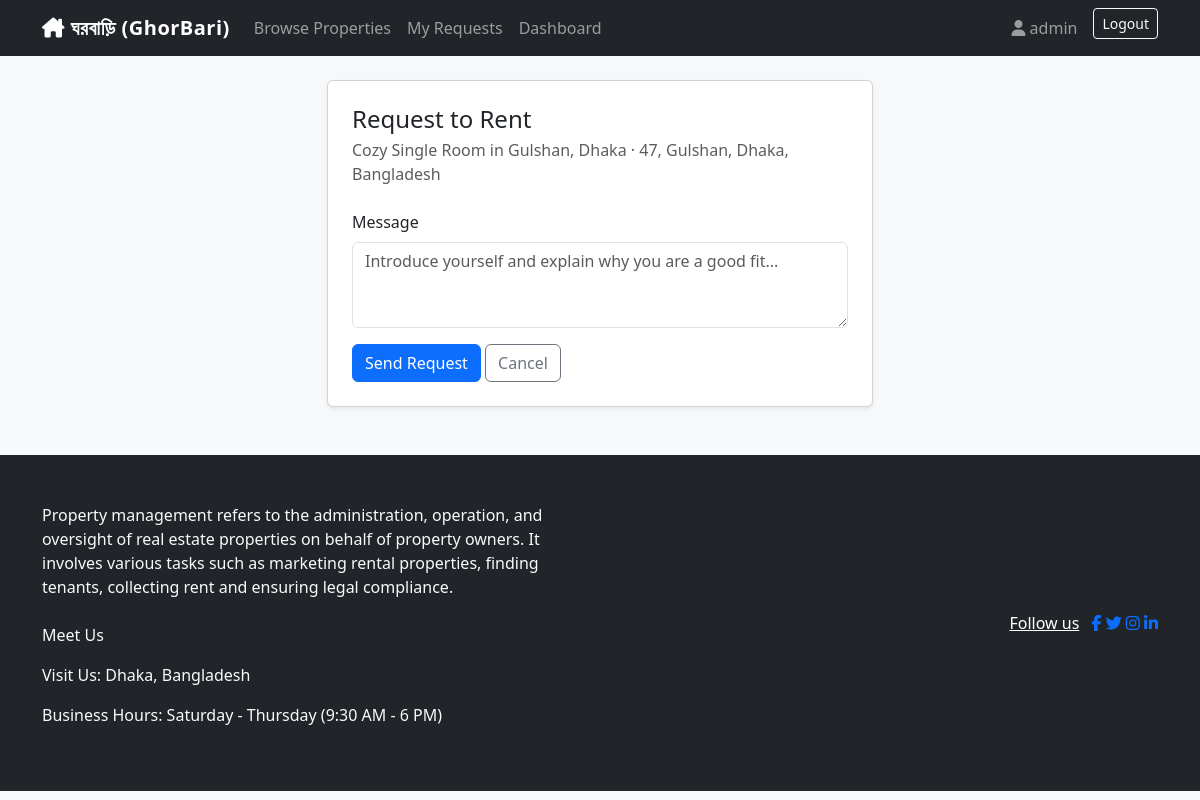
/rentals/request/8/ (signed in), run on the app's committed database.
### accounts/models.py (models this page shows, shortened)
class User(AbstractUser):
    class Role(models.TextChoices):
        OWNER = 'OWNER', 'Property Owner'
        TENANT = 'TENANT', 'Tenant'
    role = models.CharField(max_length=10, choices=Role.choices, default=Role.TENANT)
    phone_number = models.CharField(max_length=20, blank=True)
    address = models.CharField(max_length=255, blank=True)
    profile_picture = models.ImageField(upload_to='profile_pics/', blank=True, null=True)
    @property
    def is_owner(self):
        return self.role == self.Role.OWNER
    @property
    def is_tenant(self):
        return self.role == self.Role.TENANT

### properties/models.py (models this page shows, shortened)
class Property(models.Model):
    class PropertyType(models.TextChoices):
        APARTMENT = 'APARTMENT', 'Apartment'
        HOUSE = 'HOUSE', 'House'
        ROOM = 'ROOM', 'Room'
        OFFICE = 'OFFICE', 'Office'
    owner = models.ForeignKey(
        settings.AUTH_USER_MODEL, on_delete=models.CASCADE, related_name='properties'
    )
    title = models.CharField(max_length=200)
    description = models.TextField()
    property_type = models.CharField(max_length=20, choices=PropertyType.choices)
    location = models.CharField(max_length=255)
    monthly_rent = models.DecimalField(max_digits=10, decimal_places=2)
    bedrooms = models.PositiveIntegerField(default=1)
    bathrooms = models.PositiveIntegerField(default=1)
    image = models.ImageField(upload_to='property_images/', blank=True, null=True)
    is_available = models.BooleanField(default=True)
    created_at = models.DateTimeField(auto_now_add=True)
    updated_at = models.DateTimeField(auto_now=True)
    class Meta:
        ordering = ['-created_at']
        verbose_name_plural = 'Properties'

### rentals/views.py (the view)
# urls.py: path('request/<int:property_id>/', views.send_request, name='send_request'),
@login_required
def send_request(request, property_id):
    property_obj = get_object_or_404(Property, pk=property_id)
    if not request.user.is_tenant:
        messages.error(request, "Only tenants can send rental requests.")
        return redirect('properties:detail', pk=property_id)
    if property_obj.owner_id == request.user.id:
        messages.error(request, "You cannot request your own property.")
        return redirect('properties:detail', pk=property_id)
    if not property_obj.is_available:
        messages.error(request, "This property is not currently available.")
        return redirect('properties:detail', pk=property_id)
    already_pending = RentalRequest.objects.filter(
        property=property_obj, tenant=request.user, status=RentalRequest.Status.PENDING
    ).exists()
    if already_pending:
        messages.warning(request, "You already have a pending request for this property.")
        return redirect('properties:detail', pk=property_id)
    if request.method == 'POST':
        form = RentalRequestForm(request.POST)
        if form.is_valid():
            rental_request = form.save(commit=False)
            rental_request.property = property_obj
            rental_request.tenant = request.user
            rental_request.save()
            send_new_request_email(rental_request)
            messages.success(request, "Your rental request has been sent.")
            return redirect('rentals:my_requests')
    else:
        form = RentalRequestForm()
    return render(request, 'rentals/request_form.html', {'form': form, 'property': property_obj})

### rentals/forms.py
class RentalRequestForm(forms.ModelForm):
    class Meta:
        model = RentalRequest
        fields = ['message']
        widgets = {
            'message': forms.Textarea(attrs={
                'class': 'form-control', 'rows': 3,
                'placeholder': 'Introduce yourself and explain why you are a good fit...'
            }),
        }

### templates/rentals/request_form.html (shortened to what this page needs)
{% extends 'base.html' %}
{% block content %}
<div class="row justify-content-center">
    <div class="col-md-6">
        <div class="card shadow-sm">
            <div class="card-body p-4">
                <h4 class="mb-1">Request to Rent</h4>
                <p class="text-muted mb-4">{{ property.title }} &middot; {{ property.location }}</p>
                <form method="post">
                    {% for field in form %}
                        <div class="mb-3">
                            <label for="{{ field.id_for_label }}" class="form-label">{{ field.label }}</label>
                            {{ field }}
                        </div>
                    {% endfor %}
                    <button type="submit" class="btn btn-primary">Send Request</button>
                    <a href="{% url 'properties:detail' property.pk %}" class="btn btn-outline-secondary">Cancel</a>
                </form>
            </div>
        </div>
    </div>
</div>
{% endblock %}

### templates/base.html (shortened to what this page needs)
{% load static %}
<!DOCTYPE html>
<html lang="en">
<head>
    <link href="https://cdnjs.cloudflare.com/ajax/libs/bootstrap/5.3.3/css/bootstrap.min.css" rel="stylesheet">
    <link href="https://cdnjs.cloudflare.com/ajax/libs/font-awesome/6.5.2/css/all.min.css" rel="stylesheet">
    <link href="{% static 'css/style.css' %}" rel="stylesheet">
</head>
<body>
<nav class="navbar navbar-expand-lg navbar-dark bg-dark">
    <div class="container">
        <a class="navbar-brand fw-bold" href="{% url 'properties:list' %}"><i class="fa-solid fa-house-chimney"></i> ঘরবাড়ি (GhorBari) </a>
        <div class="collapse navbar-collapse" id="navMenu">
            <ul class="navbar-nav me-auto">
                <li class="nav-item"><a class="nav-link" href="{% url 'properties:list' %}">Browse Properties</a></li>
                {% if user.is_authenticated %}
                    {% if user.is_owner %}
                        <li class="nav-item"><a class="nav-link" href="{% url 'properties:create' %}">Add Property</a></li>
                        <li class="nav-item"><a class="nav-link" href="{% url 'properties:mine' %}">My Properties</a></li>
                        <li class="nav-item"><a class="nav-link" href="{% url 'rentals:owner_requests' %}">Rental Requests</a></li>
                    {% else %}
                        <li class="nav-item"><a class="nav-link" href="{% url 'rentals:my_requests' %}">My Requests</a></li>
                    {% endif %}
                    <li class="nav-item"><a class="nav-link" href="{% url 'accounts:dashboard' %}">Dashboard</a></li>
                {% endif %}
            </ul>
            <ul class="navbar-nav">
                {% if user.is_authenticated %}
                    <li class="nav-item"><a class="nav-link" href="{% url 'accounts:profile' %}"><i class="fa-solid fa-user"></i> {{ user.username }}</a></li>
                    <li class="nav-item">
                        <form method="post" action="{% url 'accounts:logout' %}" class="d-inline">
                            <button type="submit" class="btn btn-outline-light btn-sm ms-2">Logout</button>
                        </form>
                    </li>
                {% else %}
                    <li class="nav-item"><a class="nav-link" href="{% url 'accounts:login' %}">Login</a></li>
                    <li class="nav-item"><a class="nav-link" href="{% url 'accounts:register' %}">Register</a></li>
                {% endif %}
            </ul>
        </div>
    </div>
</nav>
<div class="container mt-4">
    {% block content %}{% endblock %}
</div>
<footer class="mt-5 py-4 bg-dark text-light text-center">
    <div class="container white-bdrt1 py-4">
        <div class="row align-items-center">
            <div class="col-md-6">
                <div class="text-center text-lg-start">
                    <p class="copyright-text mb-2 mb-md-0 text-white-light ff-heading">
                        Property management refers to the administration, operation, and oversight
                        of real estate properties on behalf of property owners. It involves various
                        tasks such as marketing rental properties, finding tenants, collecting rent
                        and ensuring legal compliance.</p>
                        <br>
                        <p>Meet Us</p>
                        <p>Visit Us:
                        Dhaka, Bangladesh
                        </p>
                        <p>Business Hours:
                        Saturday - Thursday (9:30 AM - 6 PM)</p>
                </div>
            </div>
            <div class="col-md-6 ">
                <div class="social-widget text-center text-md-end">
                    <div class="social-style1">
                        <a class="text-white me-2 fw500 fz17" href="">Follow us</a>
                        <a href="#"><i
                                class="fab fa-facebook-f list-inline-item"></i></a>
                        <a href="#"><i
                                class="fab fa-twitter list-inline-item"></i></a>
                        <a href="#"><i
                                class="fab fa-instagram list-inline-item"></i></a>
                        <a href="#"><i
                                class="fab fa-linkedin-in list-inline-item"></i></a>
                    </div>
                </div>
            </div>
        </div>
    </div>
</footer>
</body>
</html>

### static/css/style.css (style rules this page uses)
body { background-color: #f7f8fa; }
.navbar-brand { letter-spacing: 0.5px; }
form input[type="text"], form input[type="password"], form input[type="email"], form input[type="number"], form select, form textarea { display: block; width: 100%; padding: 0.375rem 0.75rem; margin-bottom: 0.25rem; border: 1px solid #ced4da; border-radius: 0.375rem; }

### data on the page
User: username "admin"
Property: title "Cozy Single Room in Gulshan, Dhaka", location "47, Gulshan, Dhaka, Bangladesh"

### other printed values
{{ field.label }} "Message"
